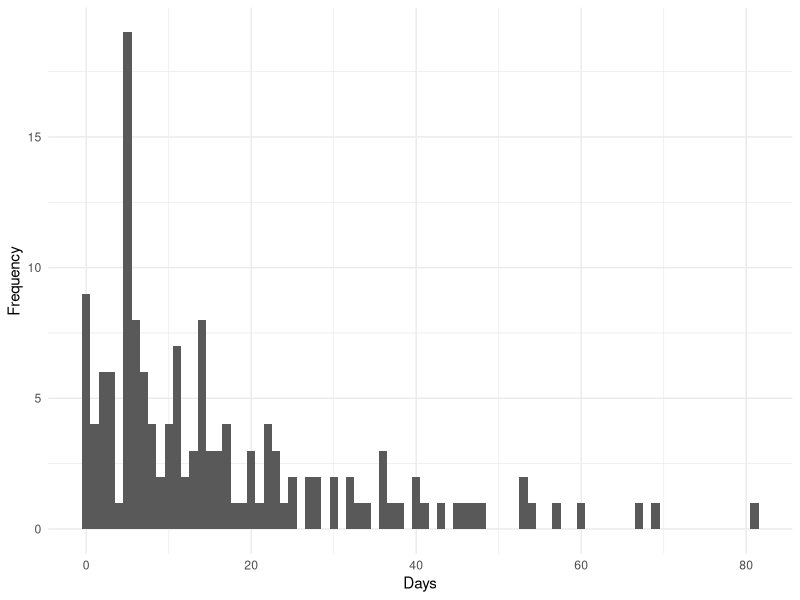

R code for this plot:
## ---- chunk 1
#| eval: true
#| echo: false
#| warning: false
#| label: fig-Count_Data
#| fig-cap: Absenteeism from school. Visualization of the distribution of count data.
# Packages
library(dplyr)
library(ggplot2)
library(MASS)

# Data
data <- MASS::quine |>
  dplyr::rename_with(toupper)

# Plot
ggplot2::ggplot(data = data, aes(x = DAYS)) +
  ggplot2::geom_histogram(binwidth = 1) +
  ggplot2::theme_minimal() +
  ggplot2::xlab(label = "Days") +
  ggplot2::ylab(label = "Frequency")
